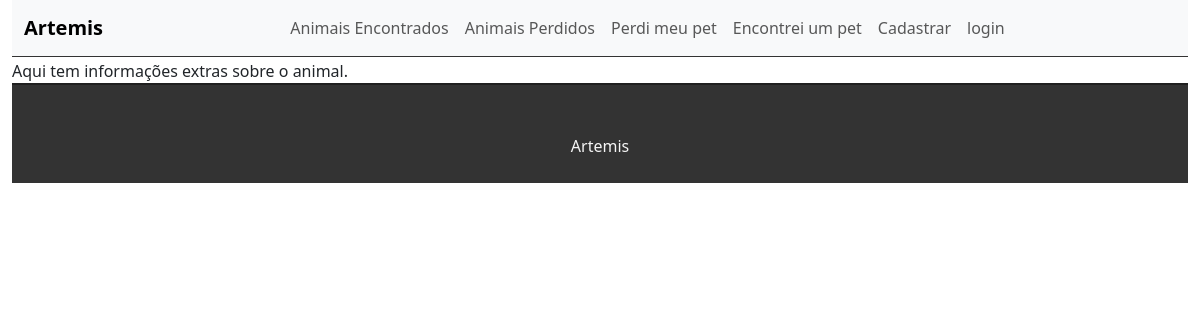
Before: /informacoes/7 with the older database file.
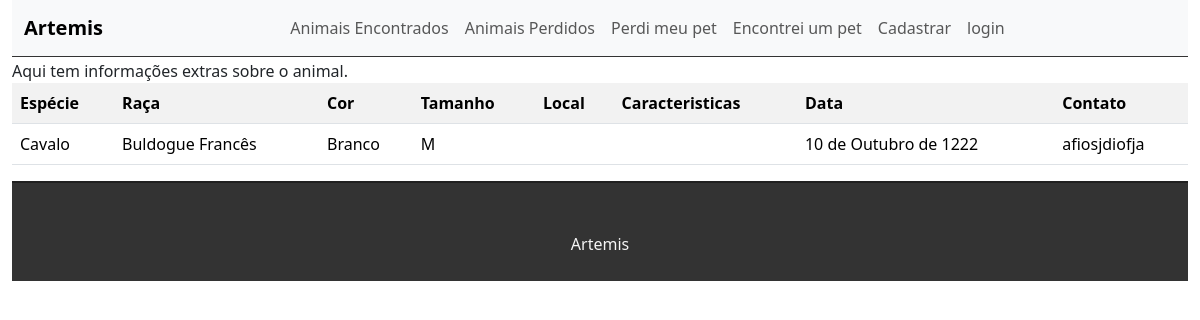
After: the same page with the newer database file.
### tasks/models.py (models this page shows, shortened)
class Perdido(models.Model):
    nome = models.CharField('Nome do animal', max_length=20, default='Pet')
    id = models.IntegerField(primary_key=True)
    especie = models.CharField(max_length=20, choices = especie)
    raca = models.CharField(max_length=20, choices = raca)
    cor = models.CharField(max_length=20, choices=cor)
    tamanho = models.CharField(max_length=1, choices = tamanho)
    localidade = models.CharField(max_length=20)
    tempo = models.DateField()
    contato = models.CharField(max_length=20)
    img = models.ImageField(null=True,blank=True, upload_to='animais/')
    adicional = models.CharField('Informações adicionais', null=True, max_length=300)

### tasks/views.py (the view)
# urls.py: path('informacoes/<int:id>', views.informacoes, name='informacoes')
def informacoes(request, id):
    info = Perdido.objects.all().filter(id=id)
    return render(request, 'tasks/informacoes.html', {'info': info})

### tasks/templates/tasks/informacoes.html (shortened to what this page needs)
{% extends 'base.html' %}
{% block content %}
Aqui tem informações extras sobre o animal.
{% for task in info %}
<div class="table-responive">
    <table class="table table-striped">
        <tr>
            <th>Espécie</th>
            <th>Raça</th>
            <th>Cor</th>
            <th>Tamanho</th>
            <th>Local</th>
            <th>Caracteristicas</th>
            <th>Data</th>
            <th>Contato</th>
        </tr>
        {% for task in info %}
        <tr>
            <td>{{task.especie}}</td>
            <td>{{task.raca}}</td>
            <td>{{task.cor}}</td>
            <td>{{task.tamanho}}</td>
            <td>{{task.localidade}}</td>
            <td>{{task.caracteristica}}</td>
            <td>{{task.tempo}}</td>
            <td>{{task.contato}}</td>
        </tr>
        {%endfor %}
    </table>
</div>
{% endfor %}
{% endblock %}

Changed rows visible on the page:
added Perdido: especie "Cavalo", raca "Buldogue Francês", cor "Branco", tamanho "M", tempo "10 de Outubro de 1222", contato "afiosjdiofja"
